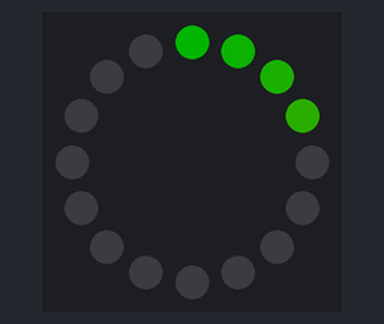
Recording of a program running on a simulated ESP32 board running MicroPython. Parts: 16 RGB LEDs in a ring, first at the top, clockwise. Dim RGB values are drawn brighter than linear.

Above: at 4.38 s.
At 4.78 s:
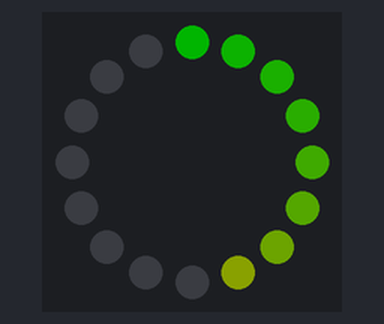
At 5.19 s:
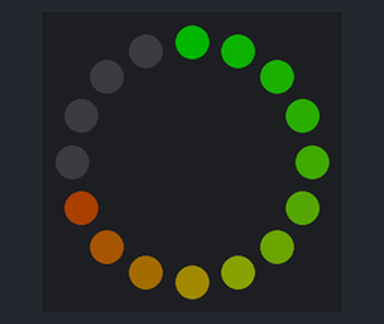
At 5.67 s:
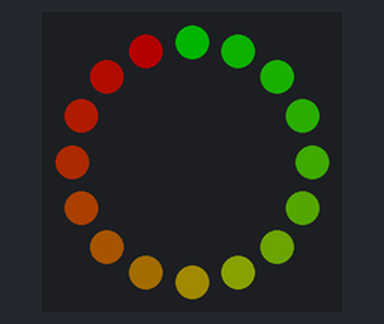
At 9.58 s:
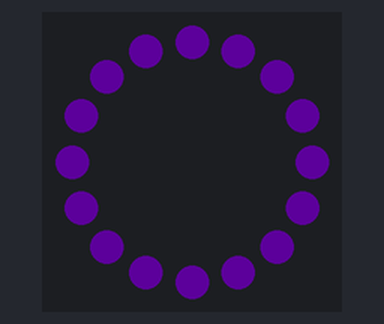

The program:

example_1.py
```python
# ESP32 MicroPython example using the neopixel module to implement spinner, gauge, and breathing animations on GPIO13 with brightness scaling.
#
# Buy this module: https://shillehtek.com/products/ws2812-16-led-addressable-rgb-ring
# Full manual: https://shillehtek.com/blogs/shillehtek-product-manuals/ws2812-16-led-addressable-rgb-ring-manual
# More examples: https://github.com/shillehbean/shillehtek-examples
#

# WS2812 16-LED Ring - ESP32 MicroPython Example
# DI->GPIO 13 via 330 ohm, 5V->VIN, GND->GND

from machine import Pin
import neopixel, time

NUM = 16
ring = neopixel.NeoPixel(Pin(13), NUM)
BRIGHT = 0.25

def scale(c):
    return tuple(int(v * BRIGHT) for v in c)

def spinner(color, loops=4):
    for t in range(loops * NUM):
        ring.fill((0, 0, 0))
        ring[t % NUM] = scale(color)
        ring[(t + 1) % NUM] = scale(color)
        ring[(t - 1) % NUM] = scale((10, 10, 30))
        ring.write()
        time.sleep_ms(60)

def gauge(percent):
    lit = percent * NUM // 100
    ring.fill((0, 0, 0))
    for i in range(lit):
        r = i * 255 // (NUM - 1)
        g = 255 - r
        ring[i] = scale((r, g, 0))
    ring.write()

def breathe(color, cycles=2):
    for _ in range(cycles):
        for lv in list(range(0, 100)) + list(range(100, 0, -1)):
            ring.fill(tuple(int(v * lv / 100 * BRIGHT) for v in color))
            ring.write()
            time.sleep_ms(10)

while True:
    spinner((0, 120, 255))
    for p in range(0, 101, 5):
        gauge(p)
        time.sleep_ms(80)
    breathe((150, 0, 255))
```

Measured:
- by itself, everything shown: repeats every 9.9 s, in 95 steps
